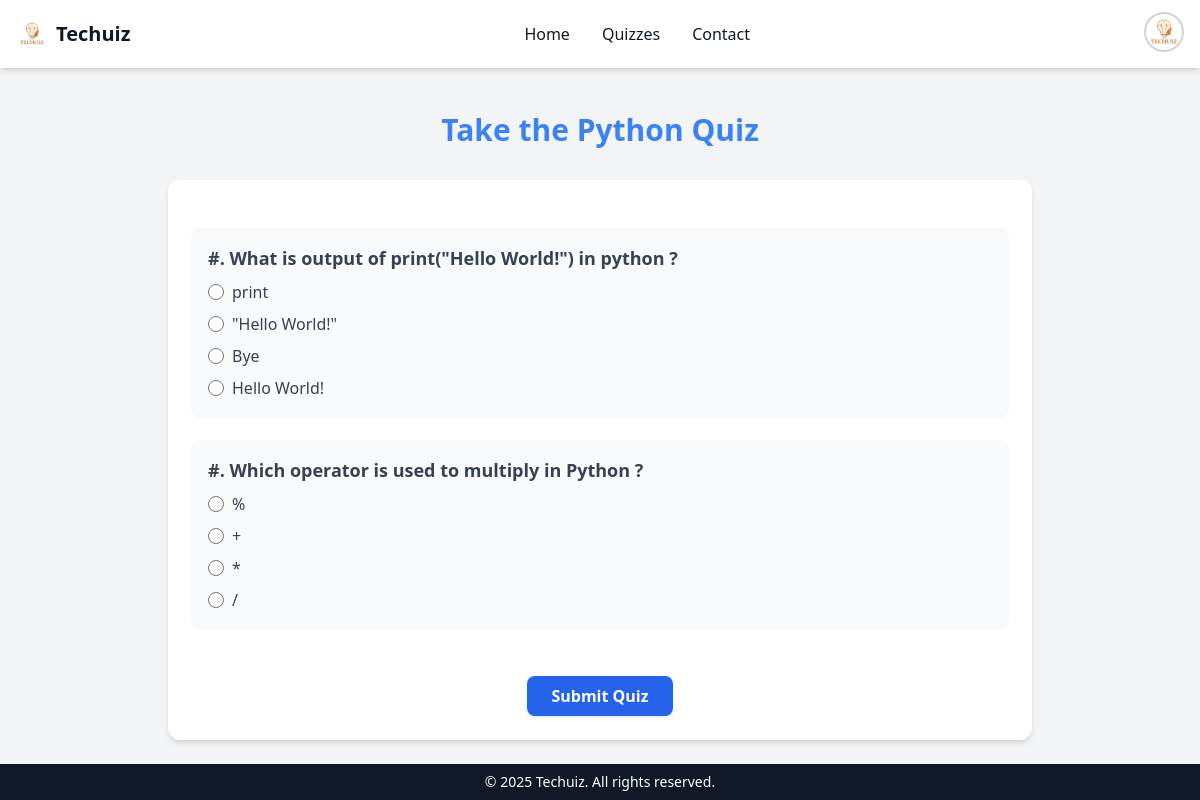
/quizzes/category/Python (signed in), run on the app's committed database.
### quiz/models.py (models this page shows, shortened)
class BaseModel(models.Model):
    uid = models.UUIDField(primary_key=True,default=uuid.uuid4)
    created_at = models.DateTimeField(auto_now_add=True)
    updated_at = models.DateTimeField(auto_now=True)
    class Meta:
        abstract = True

class Category(BaseModel):
    category_name = models.CharField(max_length=50)

class Question(BaseModel):
    category = models.ForeignKey(Category, related_name='category', on_delete=models.CASCADE)
    question = models.TextField()
    marks = models.IntegerField(default=1)

class Answer(BaseModel):
    question = models.ForeignKey(Question, related_name='question_answer', on_delete= models.CASCADE)
    answer = models.CharField()
    is_correct = models.BooleanField(default=False)

### quiz/views.py (the view, shortened to what this page needs)
# urls.py: path('quizzes/category/<str:name>', views.category_view, name='category'),
def category_view(request,name):
    answers = Answer.objects.all()
    questions = Question.objects.all()
    categories = Category.objects.all()
    context ={
        'name' : name ,
        'categories' : categories,
        'questions' : questions,
        'answers' : answers,
        }
    return render(request,'category.html',context)

### quiz/templates/category.html (shortened to what this page needs)
{% extends "base.html" %}
{% block content %}
  <div class="relative">
<div class="max-w-4xl mx-auto px-4 py-8 ">
  <h1 class="text-3xl font-bold text-center text-blue-500 mb-8">Take the {{ name }} Quiz</h1>
  <form action="" method="POST" class="space-y-6 bg-white shadow-md rounded-xl p-6">
    {% for question in questions %}
      {% if name == question.category.category_name %}
        <div class="bg-gray-50 p-4 rounded-lg shadow-sm">
          <label for="question-{{ question.uid }}" class="block text-lg font-semibold text-gray-700 mb-2">
            {{index}}#. {{ question.question }}
          </label>
          <div class="space-y-2">
            {% for answer in answers %}
              {% if answer.question.question == question.question %}
                <div class="flex items-center space-x-2">
                  <input
                    type="radio"
                    id="answer-{{ answer.uid }}"
                    name="{{ question.question }}"
                    value="{{ answer.answer }}"
                    class="h-4 w-4 text-blue-600 border-gray-300 rounded focus:ring-blue-500"
                    required
                  >
                  <label for="answer-{{ answer.uid }}" class="text-gray-700">{{ answer.answer }}</label>
                </div>
              {% endif %}
            {% endfor %}
          </div>
        </div>
      {% endif %}
    {% endfor %}
    <div class="text-center">
      <button type="submit"  id="submit" class="mt-6 px-6 py-2 bg-blue-600 hover:bg-blue-700 text-white font-semibold rounded-lg shadow">
        Submit Quiz
      </button>
    </div>
  </form>
</div>
</div>
{% endblock %}

### data on the page
Category: category_name "Python"
Question: question "What is output of print(\"Hello World!\") in python ?"
Answer: answer "print"
Answer: answer "\"Hello World!\""
Answer: answer "Bye"
Answer: answer "Hello World!"
Question: question "Which operator is used to multiply in Python ?"
Answer: answer "%"
Answer: answer "+"
Answer: answer "*"
Answer: answer "/"
